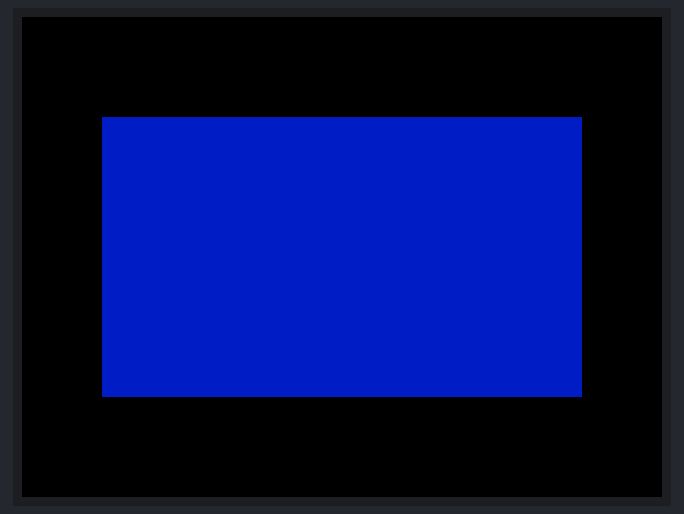
A program run on a simulated Raspberry Pi Pico running MicroPython. On the bench: 320×240 colour display. Library files of the repository ran but are not shown: ili9341.py; what the program prints to the serial console is not drawn.

Above: at 0.5 s.
At 4.6 s:
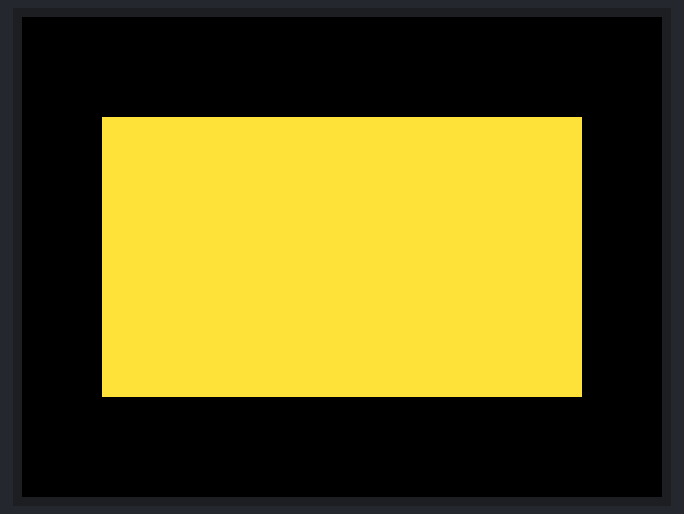
At 8.7 s:
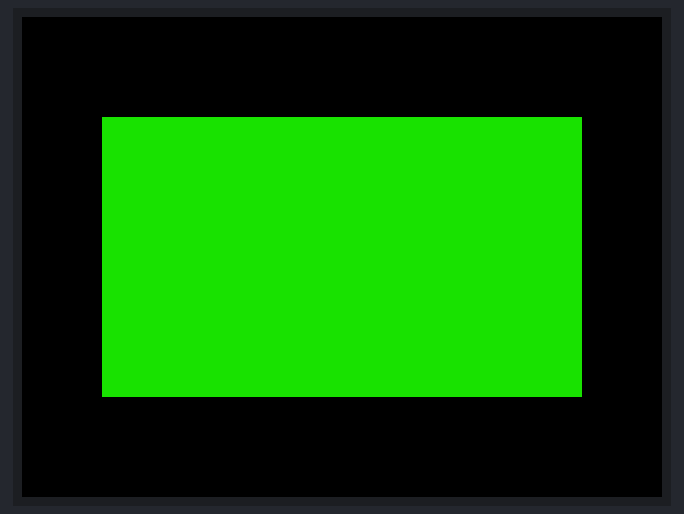
At 17.8 s:
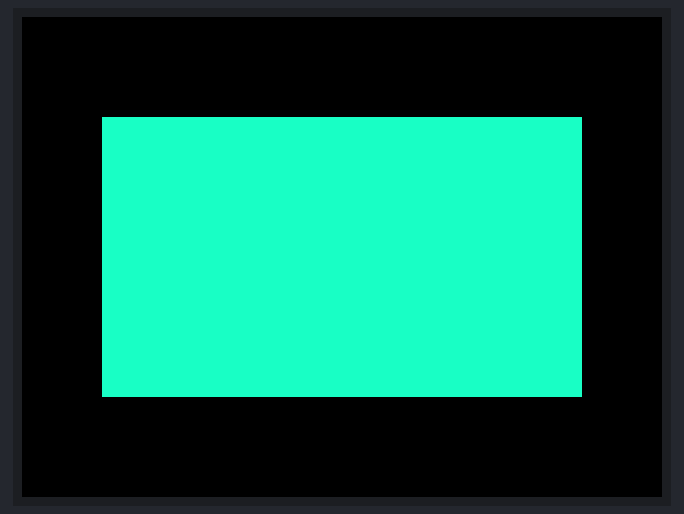
At 28.0 s:
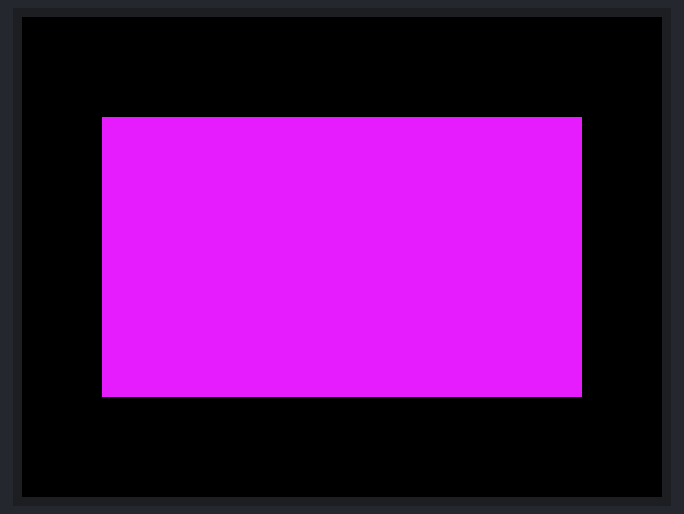
At 38.2 s:
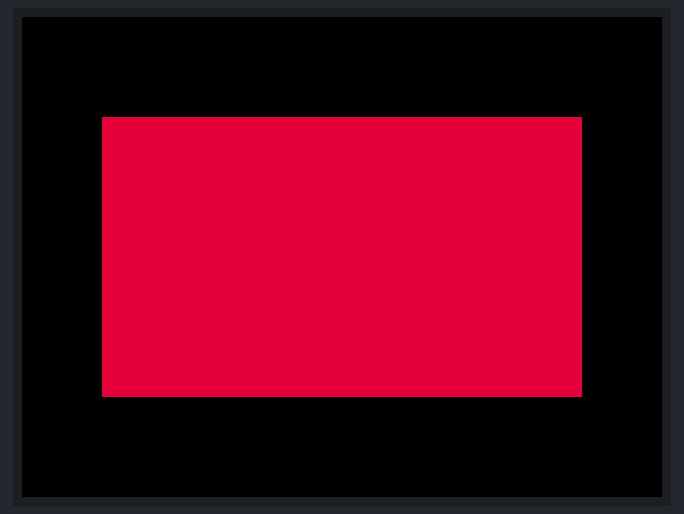

Measured:
- what the display in image 0 shows lasts 1.0 s, from 0.5 s to 1.5 s

The program:

buffer.py
```python
"""
Test to get frame buffer working on ILI9341

Adjust buffer screen size to check memory usage

Times 60 frames to give idea of max frame rate

"""
import time
from time import sleep
from ili9341 import Display, color565
from machine import Pin, SPI
import machine
import framebuf


def test():
    """Test code."""
    # Baud rate of 31250000 is max
    colors = [color565(255, 0, 0),
              color565(0, 255, 0),
              color565(0, 0, 255),
              color565(255, 255, 0),
              color565(0, 255, 255),
              color565(255, 0, 255)]

    spi = SPI(0,
              baudrate=31250000,
              polarity=1,
              phase=1,
              bits=8,
              firstbit=SPI.MSB,
              sck=Pin(18),
              mosi=Pin(19),
              miso=Pin(16))
    display = Display(spi, dc=Pin(15), cs=Pin(17), rst=Pin(14), width=320, height=240, rotation=90)

    print(spi)

    # FrameBuffer needs 2 bytes for every RGB565 pixel
    buffer_width = 240
    buffer_height = 140
    buffer = bytearray(buffer_width * buffer_height * 2)
    fbuf = framebuf.FrameBuffer(buffer, buffer_width, buffer_height, framebuf.RGB565)

    start_time = time.ticks_us()
    colour = 0
    for count in range(60):
        fbuf.fill(colors[colour])
        display.block(int((320 - buffer_width) / 2), int((240 - buffer_height) / 2),
                      int((320 - buffer_width) / 2) + buffer_width-1,
                      int((240 - buffer_height) / 2) + buffer_height-1, buffer)
        colour = (colour + 1) % 6
        sleep(1)
    print(time.ticks_diff(time.ticks_us(), start_time))
    display.display_off()


# machine.freq(250000000)
test()
```
